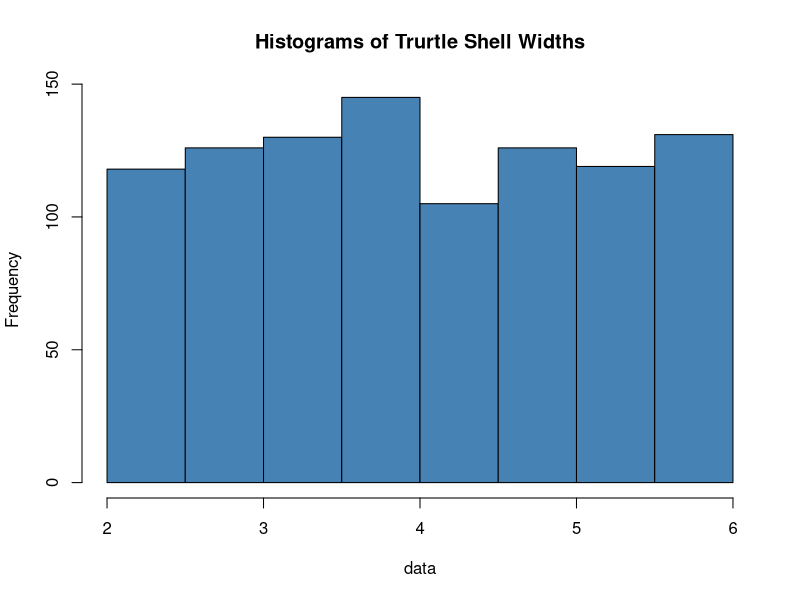
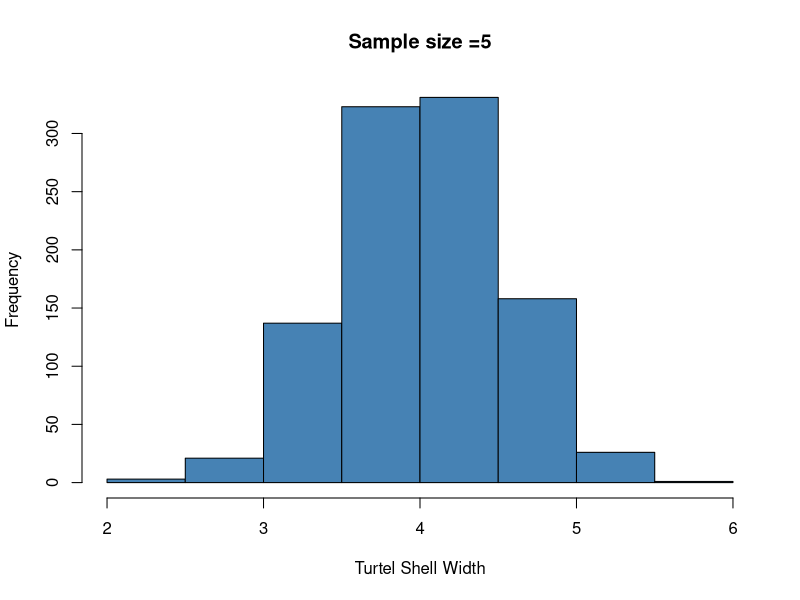
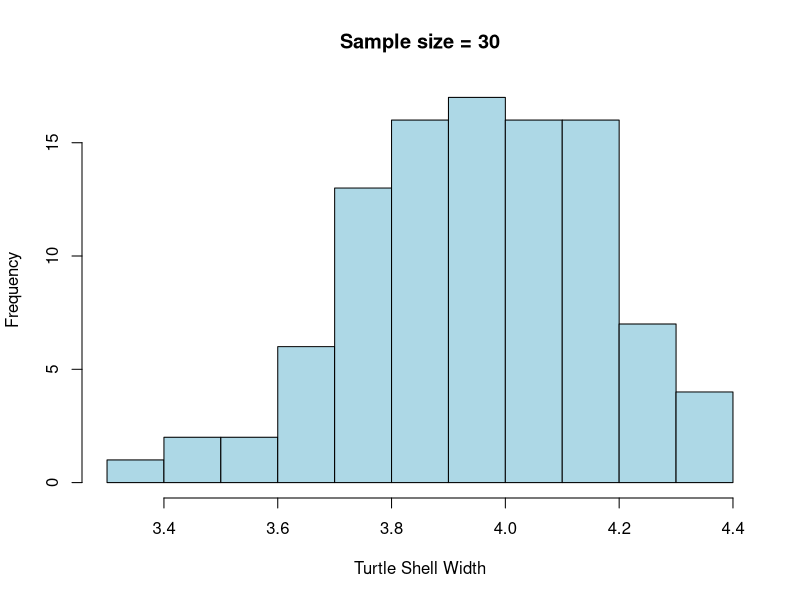

The R source for these figures, in order:
# make this example reproducible
set.seed(0)

# create random variable with sample size of 1000 that is uniformally distributed
data <- runif(n=1000, min = 2, max = 6)

# create histogram to visualize distribution of turtle shell widths
hist(data, col="steelblue", main = "Histograms of Trurtle Shell Widths")

# create empty vector to hold sample means
sample5 <- c()

# take 1,000 random samples of size n=5
n=1000
for (i in 1:n) {
  sample5[i] = mean(sample(data, 5, replace = TRUE))
}

# calculate mean and standard deviation of sample means
mean(sample5)

sd(sample5)

# create histogram to visualize sampling distribution of sample means
hist(sample5, col="steelblue", xlab = "Turtel Shell Width", main = "Sample size =5")

# create empty vector to hold sample means
sample30 <- c()

# take 1,000 random samples of size n=30
n=100
for (i in 1:n) {
  sample30[i] = mean(sample(data, 30, replace="TRUE"))
  
}

# calculate mean and standard deviation of sample means
mean(sample30)

sd(sample30)

# create histogram to visualize sampling distribution of sample means
hist(sample30, col="lightblue", xlab="Turtle Shell Width", main = "Sample size = 30")
